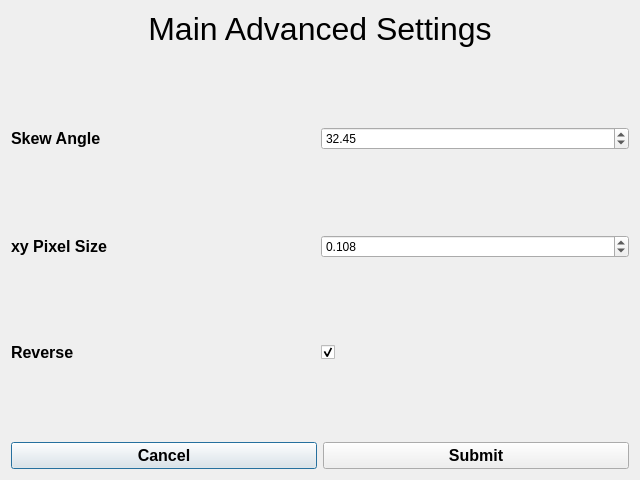
<?xml version="1.0" encoding="UTF-8"?>
<ui version="4.0">
 <class>simReconMainAdvanced</class>
 <widget class="QDialog" name="simReconMainAdvanced">
  <property name="geometry">
   <rect>
    <x>0</x>
    <y>0</y>
    <width>640</width>
    <height>480</height>
   </rect>
  </property>
  <property name="windowTitle">
   <string>Dialog</string>
  </property>
  <layout class="QGridLayout" name="gridLayout" rowstretch="0,10,0">
   <item row="0" column="0">
    <layout class="QVBoxLayout" name="verticalLayout_2">
     <item>
      <widget class="QLabel" name="mainAdvancedSettingsLabel">
       <property name="font">
        <font>
         <pointsize>24</pointsize>
        </font>
       </property>
       <property name="text">
        <string>Main Advanced Settings</string>
       </property>
       <property name="alignment">
        <set>Qt::AlignHCenter|Qt::AlignTop</set>
       </property>
      </widget>
     </item>
    </layout>
   </item>
   <item row="1" column="0">
    <layout class="QVBoxLayout" name="verticalLayout">
     <property name="spacing">
      <number>1</number>
     </property>
     <item>
      <layout class="QHBoxLayout" name="horizontalLayout_5">
       <item>
        <widget class="QLabel" name="skewAngleLabel">
         <property name="font">
          <font>
           <pointsize>12</pointsize>
           <weight>75</weight>
           <bold>true</bold>
          </font>
         </property>
         <property name="toolTip">
          <string>Degrees</string>
         </property>
         <property name="text">
          <string>Skew Angle</string>
         </property>
        </widget>
       </item>
       <item>
        <widget class="QDoubleSpinBox" name="skewAngleSpinBox">
         <property name="toolTip">
          <string>Degrees</string>
         </property>
         <property name="singleStep">
          <double>0.010000000000000</double>
         </property>
         <property name="value">
          <double>32.450000000000003</double>
         </property>
        </widget>
       </item>
      </layout>
     </item>
     <item>
      <spacer name="verticalSpacer_2">
       <property name="orientation">
        <enum>Qt::Vertical</enum>
       </property>
       <property name="sizeType">
        <enum>QSizePolicy::Preferred</enum>
       </property>
       <property name="sizeHint" stdset="0">
        <size>
         <width>20</width>
         <height>10</height>
        </size>
       </property>
      </spacer>
     </item>
     <item>
      <layout class="QHBoxLayout" name="horizontalLayout_7">
       <item>
        <widget class="QLabel" name="xyPixelSizeLabel">
         <property name="font">
          <font>
           <pointsize>12</pointsize>
           <weight>75</weight>
           <bold>true</bold>
          </font>
         </property>
         <property name="toolTip">
          <string>Microns</string>
         </property>
         <property name="text">
          <string>xy Pixel Size</string>
         </property>
        </widget>
       </item>
       <item>
        <widget class="QDoubleSpinBox" name="xyPixelSizeSpinBox">
         <property name="toolTip">
          <string>Microns</string>
         </property>
         <property name="decimals">
          <number>3</number>
         </property>
         <property name="singleStep">
          <double>0.001000000000000</double>
         </property>
         <property name="stepType">
          <enum>QAbstractSpinBox::DefaultStepType</enum>
         </property>
         <property name="value">
          <double>0.108000000000000</double>
         </property>
        </widget>
       </item>
      </layout>
     </item>
     <item>
      <spacer name="verticalSpacer">
       <property name="orientation">
        <enum>Qt::Vertical</enum>
       </property>
       <property name="sizeType">
        <enum>QSizePolicy::Preferred</enum>
       </property>
       <property name="sizeHint" stdset="0">
        <size>
         <width>20</width>
         <height>10</height>
        </size>
       </property>
      </spacer>
     </item>
     <item>
      <layout class="QHBoxLayout" name="horizontalLayout_8">
       <item>
        <widget class="QLabel" name="reverseDataLabel">
         <property name="font">
          <font>
           <pointsize>12</pointsize>
           <weight>75</weight>
           <bold>true</bold>
          </font>
         </property>
         <property name="text">
          <string>Reverse</string>
         </property>
        </widget>
       </item>
       <item>
        <widget class="QCheckBox" name="reverseCheckBox">
         <property name="text">
          <string/>
         </property>
         <property name="checked">
          <bool>true</bool>
         </property>
        </widget>
       </item>
      </layout>
     </item>
    </layout>
   </item>
   <item row="2" column="0">
    <layout class="QHBoxLayout" name="horizontalLayout">
     <item>
      <widget class="QPushButton" name="cancelButton">
       <property name="font">
        <font>
         <pointsize>12</pointsize>
         <weight>75</weight>
         <bold>true</bold>
        </font>
       </property>
       <property name="text">
        <string>Cancel</string>
       </property>
      </widget>
     </item>
     <item>
      <widget class="QPushButton" name="submitButton">
       <property name="font">
        <font>
         <pointsize>12</pointsize>
         <weight>75</weight>
         <bold>true</bold>
        </font>
       </property>
       <property name="text">
        <string>Submit</string>
       </property>
      </widget>
     </item>
    </layout>
   </item>
  </layout>
 </widget>
 <resources/>
 <connections/>
</ui>
